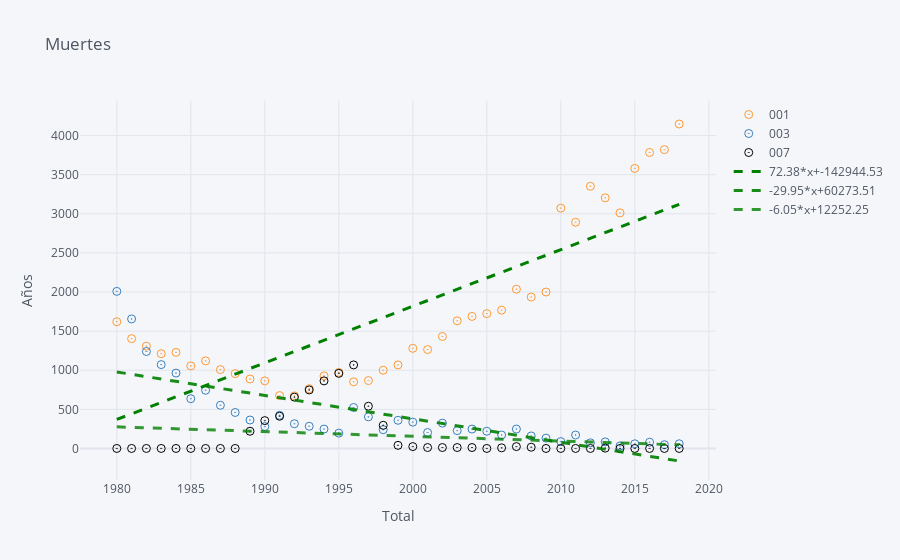

Notebook source saved alongside this figure:
### Code cell
dts.iplot(kind="scatter",
              x='Periodo', y = ["001", "003", "007"],
              mode='markers',
              colors=["orange","blue", "black"],  size=8, symbol="circle-open-dot",
              bestfit=True, bestfit_colors=["green"],
              xTitle='Total',
              yTitle='Años',
              title='Muertes')
